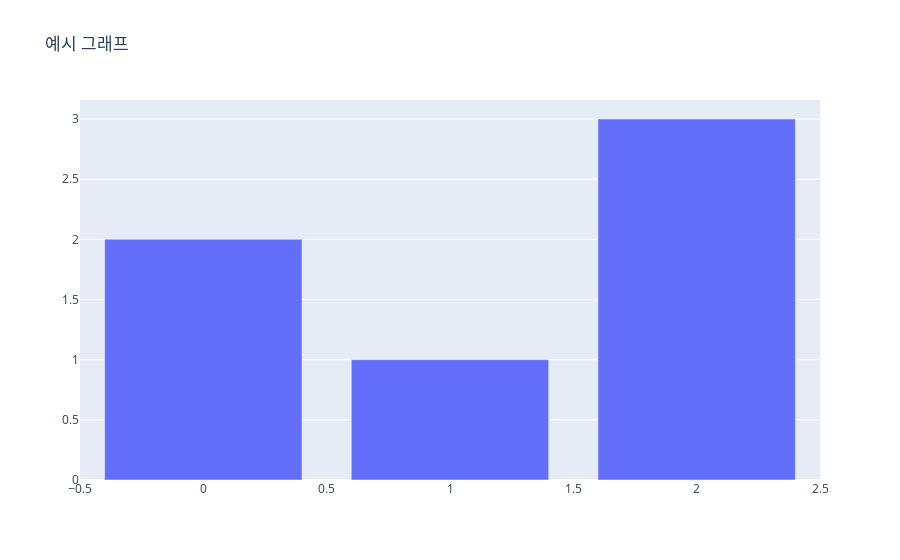

Notebook cell for this chart:
### Markdown cell above
### Plotly의 특이점
#### - Plotly 라이브러리는 자동적으로 JSON과 연동돼 Plotly.js JavaScript library로 렌더링됨
#### - 모든 자료가 hover labeling, 간단한 애니메이션 지원됨
#### - 이때 'Graph Objects'모듈은 파이썬 클래스들을 미리 포함하여 생성됨 메인 클래스가 'Figure'
#### - '명령어'(?)들은 중재 코드 없이 바로 나올 수 있게 직관적으로 구성됨 예) layout_title_text, go.Figure(layout_title_text="The Title")) 
#### 기존 파이썬 그래프 작성할 때 사용하는 딕셔너리에 비해 간단함 dict(layout=dict(title=dict(text="The Title")))
#### - Figure는 딕셔너리와 비슷한 기능을 하나 축약된 명령어와 사용방법으로 아주 간단한다

### Code cell
#바그래프
fig = go.Figure(data=[go.Bar(y=[2, 1, 3])], layout_title_text="예시 그래프")

fig

### Figure 1 — Plotly figure (JSON) as saved in the notebook; plotly's stock layout.template omitted (floating-point values rounded to 4 significant figures)
{"data": [{"type": "bar", "y": [2, 1, 3]}], "layout": {"autosize": true, "title": {"text": "예시 그래프"}, "xaxis": {"autorange": true, "range": [-0.5, 2.5]}, "yaxis": {"autorange": true, "range": [0, 3.158], "type": "linear"}}}
